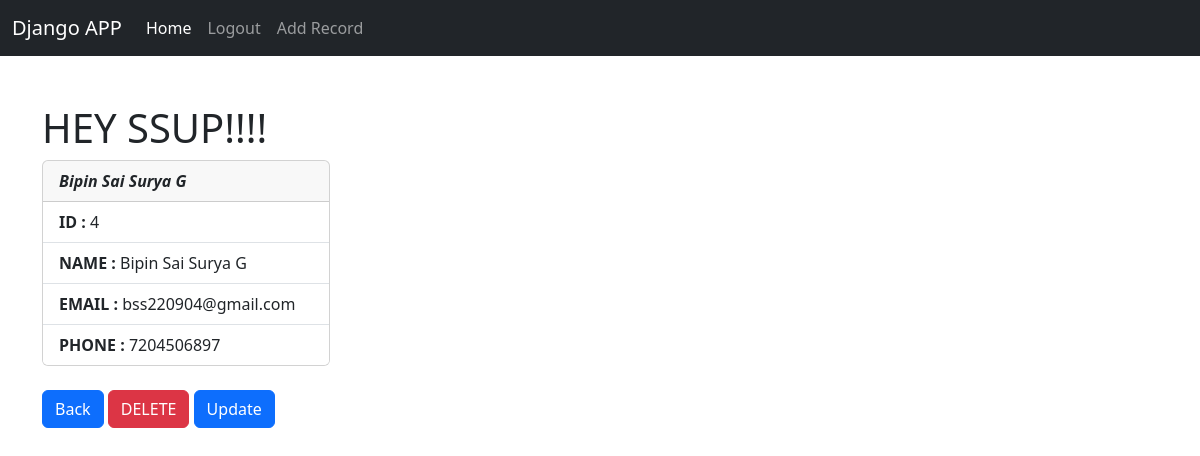
The page /record/4 (signed in) on the database its author committed.
### website/models.py (models this page shows, shortened)
class record(models.Model):
	created_at=models.DateTimeField(auto_now_add=True)
	first_name=models.CharField(max_length=50)
	last_name=models.CharField(max_length=50)
	email=models.CharField(max_length=50)
	phone=models.CharField(max_length=50)

### website/views.py (the view)
# urls.py: path('record/<int:pk>',views.customer_record, name='record'),
def customer_record(request,pk):
	if request.user.is_authenticated:
		customer_record=record.objects.get(id=pk)
		return render(request, 'record.html', {'customer_record':customer_record})
	else:
		messages.success(request,'You Must be Logged in ')
		return redirect('home')

### website/templates/record.html
{% extends 'base.html'%}
{% block content %}
<h1>
	HEY SSUP!!!!
</h1>
<div class="card" style="width: 18rem;">
  <div class="card-header">
    <b><i>{{customer_record.first_name }} {{customer_record.last_name}}</i></b>
  </div>
  <ul class="list-group list-group-flush">
    <li class="list-group-item"><b>ID    : </b>{{customer_record.id}}</li>
    <li class="list-group-item"><b>NAME  : </b>{{customer_record.first_name }} {{customer_record.last_name}}</li>
    <li class="list-group-item"><b>EMAIL : </b>{{customer_record.email}}</li>
    <li class="list-group-item"><b>PHONE : </b>{{customer_record.phone}}</li>
  </ul>
</div>
<br>
<a href="{% url 'home' %}" class='btn btn-primary'>Back</a>
<a href="{% url 'delete_record' customer_record.id %}" class='btn btn-danger'>DELETE</a>
<a href="{% url 'update' customer_record.id %}" class='btn btn-primary'>Update</a>
{% endblock%}

### rows shown on the page
record: first_name "Bipin", last_name "Sai Surya G", id "4", email "bss220904@gmail.com", phone "7204506897"
